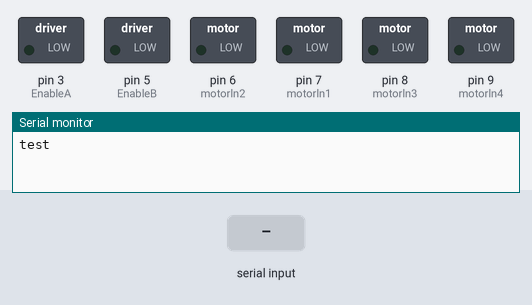
The sketch below on a simulated Arduino Uno, built with avr-gcc and run on an emulated ATmega328P. Shown: switched loads named in the sketch (green lamp = pin HIGH), the last lines printed to the serial monitor. The inputs (shaded band) are chosen by the test bench.

Above: at 1.2 s.
1.3 s: "f" received over Serial
At 2.0 s:
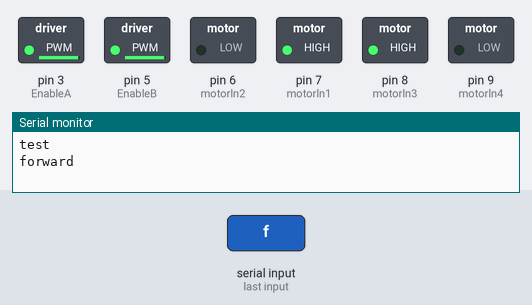
2.8 s: "b" received over Serial
At 3.1 s:
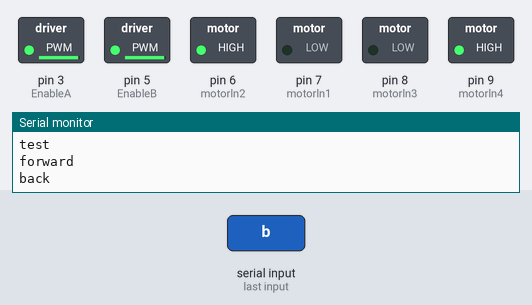
4.3 s: "s" received over Serial
At 5.5 s:
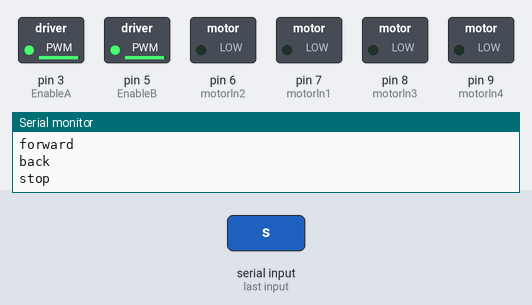
5.8 s: "r" received over Serial
At 6.6 s:
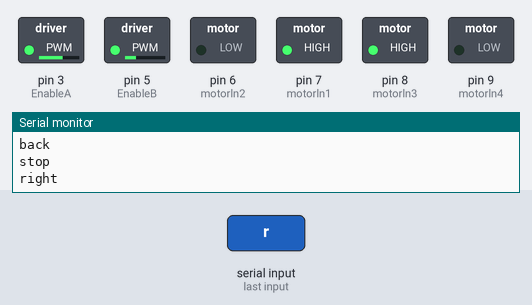
7.3 s: "l" received over Serial
At 7.7 s:
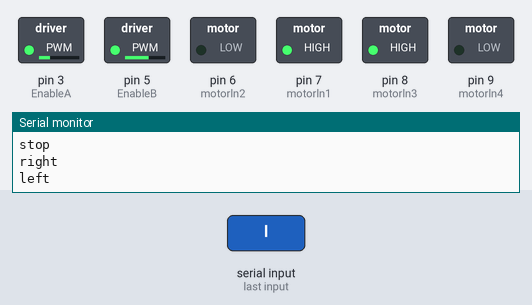
Timing chart, 0 to 9.8 s (numbered marks = the images above; inputs shaded):
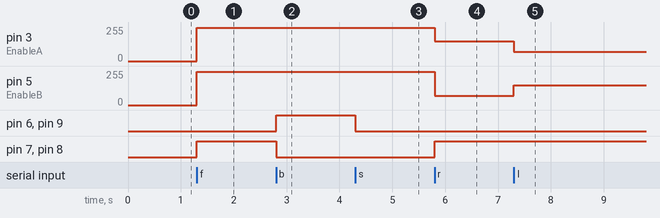

The sketch:

05.ino
```cpp
//寫好用序列埠溝通的所有功能
const int motorln1 = 7;
const int motorln2 = 6;
const int motorln3 = 8;
const int motorln4 = 9;
const int EnableA =  3;
const int EnableB =  5;


void setup() {
  Serial.begin(9600);
  Serial.println("test");
  pinMode(motorln1,OUTPUT);
  pinMode(motorln2,OUTPUT);
  pinMode(motorln3,OUTPUT);
  pinMode(motorln4,OUTPUT);
  pinMode(EnableA,OUTPUT);
  pinMode(EnableB,OUTPUT);
}


void forward(){
  analogWrite(EnableA,250);
  analogWrite(EnableB,250);
  digitalWrite(motorln1, HIGH);
  digitalWrite(motorln2, LOW);
  digitalWrite(motorln3, HIGH);
  digitalWrite(motorln4, LOW);
}


void backward(){
  analogWrite(EnableA,250);
  analogWrite(EnableB,250);
  digitalWrite(motorln1, LOW);
  digitalWrite(motorln2, HIGH);
  digitalWrite(motorln3, LOW);
  digitalWrite(motorln4, HIGH);
}

void mstop(){
  analogWrite(EnableA,250);
  analogWrite(EnableB,250);
  digitalWrite(motorln1, LOW);
  digitalWrite(motorln2, LOW);
  digitalWrite(motorln3, LOW);
  digitalWrite(motorln4, LOW);

  }

void right(){
  analogWrite(EnableA,150);
  analogWrite(EnableB,70);
  digitalWrite(motorln1, HIGH);
  digitalWrite(motorln2, LOW);
  digitalWrite(motorln3, HIGH);
  digitalWrite(motorln4, LOW);

  }

void left(){
  analogWrite(EnableA,70);
  analogWrite(EnableB,150);
  digitalWrite(motorln1, HIGH);
  digitalWrite(motorln2, LOW);
  digitalWrite(motorln3, HIGH);
  digitalWrite(motorln4, LOW);

  }


void loop() {

if(Serial.available()){

  char c = Serial.read();
  if(c == 'f'){
    forward();
    Serial.println("forward");

    }
  if(c == 'b'){
    backward();
    Serial.println("back");
    }

  if(c == 's'){
    mstop();
    Serial.println("stop");
    }

  if(c == 'r'){
    right();
    Serial.println("right");
    }

  if(c == 'l'){
    left();
    Serial.println("left");
    }
  }


}
```

Measured:
- after the input at 1.3 s, pin 3 (EnableA), pin 5 (EnableB): 0/255 → 250/255 at once; pin 7 (motorln1), pin 8 (motorln3): LOW → HIGH at once
- after the input at 2.8 s, pin 6 (motorln2), pin 9 (motorln4): LOW → HIGH at once; pin 7 (motorln1), pin 8 (motorln3): HIGH → LOW at once
- after the input at 4.3 s, pin 6 (motorln2), pin 9 (motorln4): HIGH → LOW at once
- after the input at 5.8 s, pin 3 (EnableA): 250/255 → 150/255 at once; pin 5 (EnableB): 250/255 → 70/255 at once; pin 7 (motorln1), pin 8 (motorln3): LOW → HIGH at once
- after the input at 7.3 s, pin 3 (EnableA): 150/255 → 70/255 at once; pin 5 (EnableB): 70/255 → 150/255 at once
